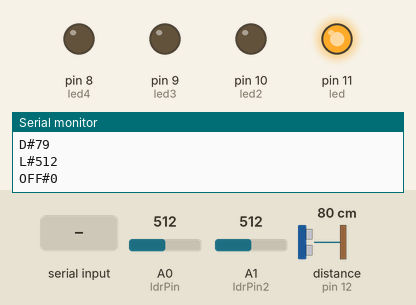
Recording of a sketch running on a simulated Arduino Uno, built with avr-gcc and run on an emulated ATmega328P. Parts: output pins drawn as LEDs (lit = HIGH), the last lines printed to the serial monitor. Wiring (inferred from the names in the program): ultrasonic range finder: trigger pin 13; echo pin 12. Inputs (shaded band) come from the test bench; at power-on: A0 (ldrPin) = 512, distance to the obstacle (sensor on pin 12) 80 cm, A1 (ldrPin2) = 512. The echo pulse lasts 58.3 µs per cm; pins used as bus, display or sensor lines are not drawn.

Above: at 4.0 s.
4.1 s: A0 (ldrPin) set to 94
7.7 s: A0 (ldrPin) set to 80
At 10.9 s:
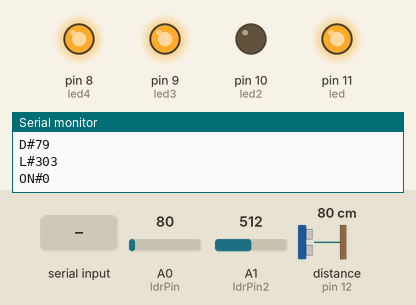
11.2 s: "30,150,10\n" received over Serial
At 14.4 s:
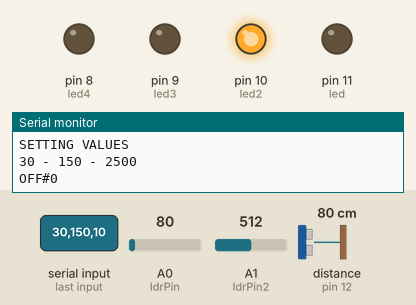
19.3 s: distance to the obstacle (sensor on pin 12) set to 97 cm
23.7 s: distance to the obstacle (sensor on pin 12) set to 104 cm
At 26.7 s:
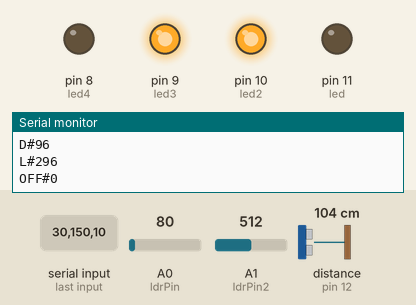
27.3 s: distance to the obstacle (sensor on pin 12) set to 2 cm
At 29.8 s:
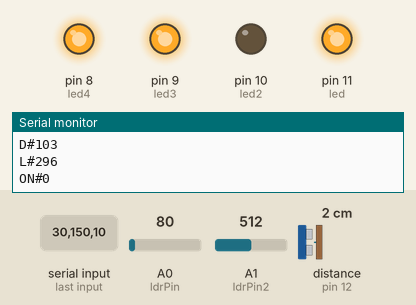
Timing chart, 0 to 31.3 s (numbered marks = the images above; inputs shaded):
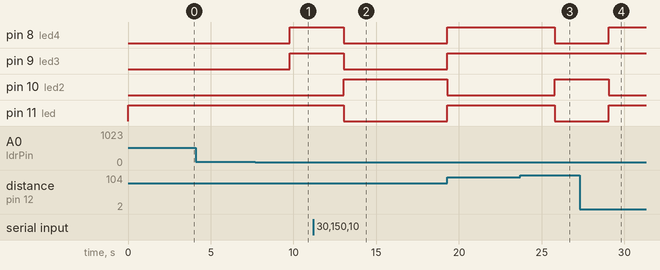

The sketch:

ultrasonido.ino
```cpp
#define trigPin 13
#define echoPin 12

#define ldrPin 0 // ldr analogic
#define ldrPin2 1 // ldr analogic

#define led 11 //on
#define led2 10 //off
#define led3 9  //light
#define led4 8 //system

const int default_light = 300;
const int minimum_light_limit = 80;
const int maximum_light_limit = 1000;
int light_limit_init = default_light;

const int default_distance = 100;
const int minimum_distance_limit = 5;
const int maximum_distance_limit = 150;
int distance_limit_init = default_distance;

const int default_timer = 2500;
const int minimum_timer = 500;
const int maximum_timer = 10000;
int timer_init = default_timer;

void passData(const String &title, const int &value);
void readSettings();

void setup()
{
  Serial.begin (9600);
  pinMode(trigPin, OUTPUT);
  pinMode(echoPin, INPUT);

  pinMode(led, OUTPUT);
  pinMode(led2, OUTPUT);
  pinMode(led3, OUTPUT);
  pinMode(led4, OUTPUT);
}

void loop()
{
  long duration;
  float distance = 0.0;

  int luminosity = 0;
  int light = 0;
  int light2 = 0;

  bool dis_ok = false;
  bool lum_ok = false;

  digitalWrite(trigPin, HIGH);
  delayMicroseconds(10);
  digitalWrite(trigPin, LOW);

  light = analogRead(ldrPin);
  light2 = analogRead(ldrPin2);
  luminosity = (light+light2)/2;

  duration = (pulseIn(echoPin, HIGH)/2);
  distance = float(duration * 0.0343);

  if (distance < distance_limit_init)
  {
    dis_ok = true;
    digitalWrite(led,HIGH);
    digitalWrite(led2,LOW);

  }else
  {
    dis_ok = false;
    digitalWrite(led,LOW);
    digitalWrite(led2,HIGH);
  }


 if(luminosity < light_limit_init)
  {
    lum_ok = true;
    digitalWrite(led3, HIGH);

  }else
  {
    lum_ok = false;
    digitalWrite(led3, LOW);
  }


  if(lum_ok && dis_ok)
  {
    digitalWrite(led4, HIGH);
    passData(String("ON#"),0);
    delayMicroseconds(100);

  }else
  {
    digitalWrite(led4, LOW);
    passData(String("OFF#"),0);
    delayMicroseconds(100);
  }

  delay(timer_init);
  passData(String("D#"),distance);
  passData(String("L#"),luminosity);
  readSettings();
}

void passData(const String &title, const int &value)
{
  Serial.println(title+value);
  delay(250);
}

void readSettings()
{
 if (Serial.available() > 0)
  {
    Serial.println("READING VALUES");
    int newDistance = Serial.parseInt();
    int newLight = Serial.parseInt();
    int newTimer = Serial.parseInt();

    Serial.println("SETTING VALUES");

    distance_limit_init = newDistance > minimum_distance_limit && newDistance < maximum_distance_limit ? newDistance : default_distance;
    light_limit_init = newLight > minimum_light_limit && newLight < maximum_light_limit ? newLight : default_light;
    timer_init = newTimer > minimum_timer && newTimer < maximum_timer ? newTimer : default_timer;

    Serial.println(String(distance_limit_init)+" - "+String(light_limit_init)+" - "+String(timer_init));
  }
}
```

Measured:
- the behaviour switches between 88 and 87 on A0 (ldrPin) (found by bisection; images 0 and 1)
- the behaviour switches between 100 and 101 cm on distance to the obstacle (sensor on pin 12) (found by bisection; images 2 and 3)
- after the input at 7.7 s, pin 8 (led4), pin 9 (led3): LOW → HIGH after 2.1 s
- after the input at 11.2 s, pin 8 (led4), pin 9 (led3), pin 11 (led): HIGH → LOW after 1.8 s, → HIGH 6.3 s later; pin 10 (led2): LOW → HIGH after 1.8 s, → LOW 6.3 s later
- after the input at 23.7 s, pin 8 (led4), pin 11 (led): HIGH → LOW after 2.1 s; pin 10 (led2): LOW → HIGH after 2.1 s
- after the input at 27.3 s, pin 8 (led4), pin 11 (led): LOW → HIGH after 1.8 s; pin 10 (led2): HIGH → LOW after 1.8 s
